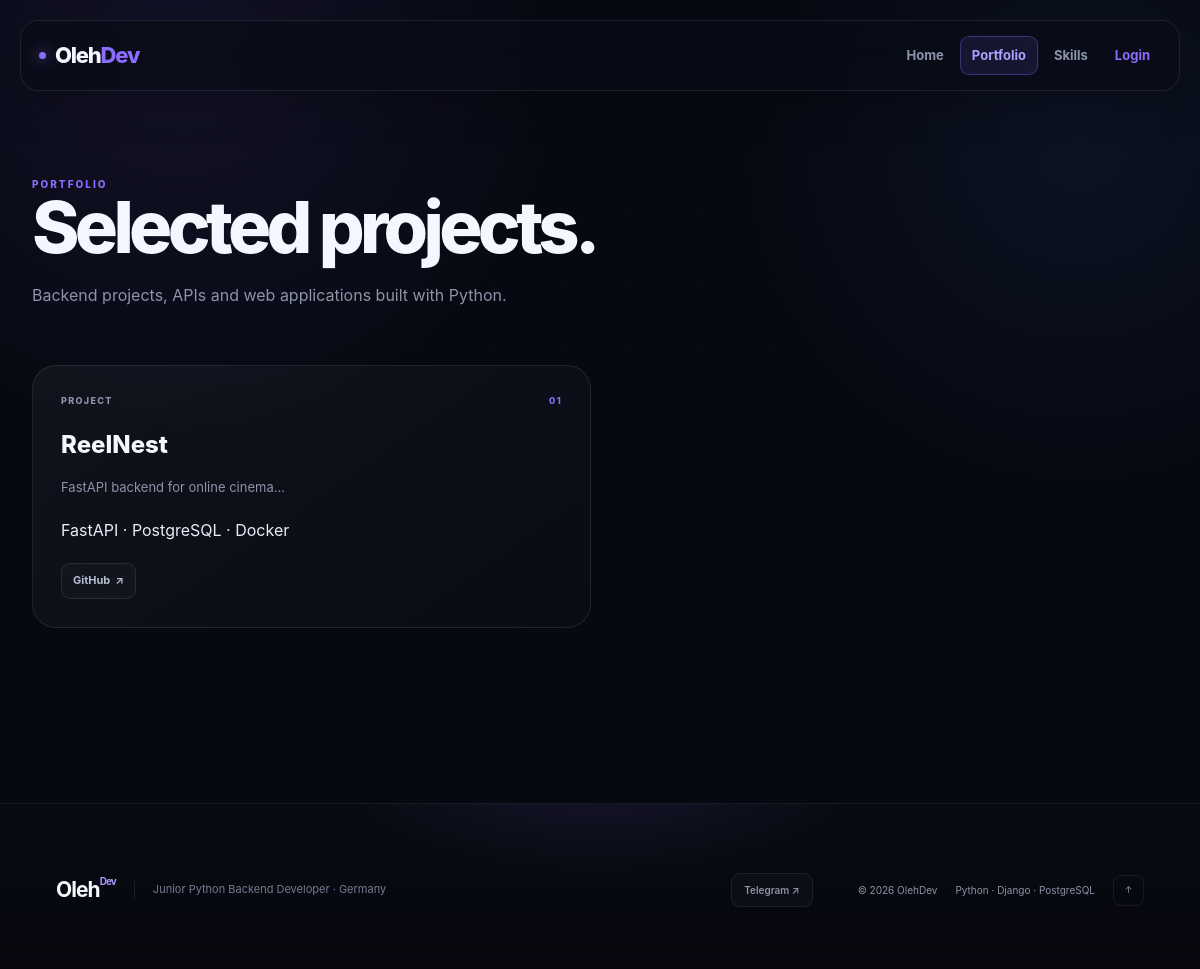
The page /portfolio/ on the database its author committed.
### olehdev/models.py (models this page shows, shortened)
class Project(models.Model):
    title = models.CharField(max_length=150)
    description = models.TextField()
    tech_stack = models.CharField(max_length=300)
    github_url = models.URLField(blank=True)
    live_url = models.URLField(blank=True)
    image = models.ImageField(
        upload_to="projects/",
        blank=True,
        null=True,
    )
    featured = models.BooleanField(default=False)
    created_at = models.DateTimeField(auto_now_add=True)
    class Meta:
        ordering = ["-created_at"]

### olehdev/views.py (the view)
def portfolio(request):
    projects = Project.objects.all()
    return render(
        request,
        "public/portfolio.html",
        {
            "projects": projects,
        },
    )

### templates/public/portfolio.html (shortened to what this page needs)
{% extends "base.html" %}
{% load static %}
{% block styles %}
    <link rel="stylesheet" href="{% static 'css/public.css' %}">
{% endblock %}
{% block content %}
<section class="page-section portfolio-page">
    <div class="section-label">
        PORTFOLIO
    </div>
    <div class="page-heading">
        <h1>
            Selected projects.
        </h1>
        <p>
            Backend projects, APIs and web applications
            built with Python.
        </p>
    </div>
    {% if user.is_authenticated and user.is_staff %}
        <div class="portfolio-grid">
            <a
                href="{% url 'admin_add_project' %}"
                class="project-card project-card-add"
            >
                <div class="project-content">
                    <div class="project-add-icon">
                        +
                    </div>
                    <h2>
                        Add project
                    </h2>
                    <p>
                        Add a new project to your portfolio.
                    </p>
                    <div class="project-tech">
                        GitHub · Deploy · Tech stack
                    </div>
                </div>
            </a>
            {% for project in projects %}
                <article class="project-card">
                    {% if project.image %}
                        <div class="project-image-wrapper">
                            <img
                                src="{{ project.image.url }}"
                                alt="{{ project.title }}"
                                class="project-image"
                            >
                        </div>
                    {% endif %}
                    <div class="project-content">
                        <div class="project-card-top">
                            <span class="project-card-label">
                                PROJECT
                            </span>
                            <span class="project-card-number">
                                {% if forloop.counter < 10 %}
                                    0{{ forloop.counter }}
                                {% else %}
                                    {{ forloop.counter }}
                                {% endif %}
                            </span>
                        </div>
                        <h2>
                            {{ project.title }}
                        </h2>
                        <p>
                            {{ project.description }}
                        </p>
                        <div class="project-tech">
                            {{ project.tech_stack }}
                        </div>
                        {% if project.github_url or project.live_url %}
                            <div class="project-links">
                                {% if project.github_url %}
                                    <a
                                        href="{{ project.github_url }}"
                                        target="_blank"
                                        rel="noopener noreferrer"
                                    >
                                        GitHub
                                        <span>↗</span>
                                    </a>
                                {% endif %}
                                {% if project.live_url %}
                                    <a
                                        href="{{ project.live_url }}"
                                        target="_blank"
                                        rel="noopener noreferrer"
                                    >
                                        Live Demo
                                        <span>↗</span>
                                    </a>
                                {% endif %}
                            </div>
                        {% endif %}
                    </div>
                </article>
            {% endfor %}
        </div>
    {% elif projects %}
        <div class="portfolio-grid">
            {% for project in projects %}
                <article class="project-card">
                    <div class="project-content">
                        <div class="project-card-top">
                            <span class="project-card-label">
                                PROJECT
                            </span>
                            <span class="project-card-number">
                                {% if forloop.counter < 10 %}
                                    0{{ forloop.counter }}
                                {% else %}
                                    {{ forloop.counter }}
                                {% endif %}
                            </span>
                        </div>
                        <h2>
                            {{ project.title }}
                        </h2>
                        <p>
                            {{ project.description }}
                        </p>
                        <div class="project-tech">
                            {{ project.tech_stack }}
                        </div>
                        {% if project.github_url or project.live_url %}
                            <div class="project-links">
                                {% if project.github_url %}
                                    <a
                                        href="{{ project.github_url }}"
                                        target="_blank"
                                        rel="noopener noreferrer"
                                    >
                                        GitHub
                                        <span>↗</span>
                                    </a>
                                {% endif %}
                            </div>
                        {% endif %}
                    </div>
                </article>
            {% endfor %}
        </div>
    {% endif %}
</section>
{% endblock %}

### static/css/public.css (style rules this page uses)
:root { --public-bg: #070912; --public-bg-soft: #0b0e19; --public-surface: #101522; --public-surface-soft: #151b2a; --public-dark: #f4f7ff; --public-text: #e9edf7; --public-muted: #8b94a8; --public-muted-light: #b5bed0; --public-purple: #8b6cff; --public-purple-dark: #6d4ff0; --public-blue: #4f8cff; --public-cyan: #5ed8ff; --public-success: #45d695; --public-danger: #ff6575; --public-yellow: #f5c85b; --public-border: rgba(255, 255, 255, 0.09); --public-border-strong: rgba(255, 255, 255, 0.15); --public-shadow: 0 25px 80px rgba(0, 0, 0, 0.28); --public-shadow-large: 0 40px 120px rgba(0, 0, 0, 0.42); --public-radius-sm: 10px; --public-radius-md: 16px; --public-radius-lg: 24px; --public-radius-xl: 32px; --public-container: 1240px; }
* { box-sizing: border-box; margin: 0; padding: 0; }
html { scroll-behavior: smooth; }
body { min-height: 100vh; display: flex; flex-direction: column; overflow-x: hidden; background: radial-gradient( circle at 15% 5%, rgba(139, 108, 255, 0.09), transparent 28% ), radial-gradient( circle at 90% 15%, rgba(79, 140, 255, 0.07), transparent 25% ), var(--public-bg); color: var(--public-text); font-family: Inter, "DM Sans", Arial, sans-serif; line-height: 1.6; -webkit-font-smoothing: antialiased; text-rendering: optimizeLegibility; }
body::before { content: ""; position: fixed; z-index: -1; inset: 0; pointer-events: none; opacity: 0.3; background-image: linear-gradient( rgba(255, 255, 255, 0.025) 1px, transparent 1px ), linear-gradient( 90deg, rgba(255, 255, 255, 0.025) 1px, transparent 1px ); background-size: 70px 70px; mask-image: linear-gradient(to bottom, black, transparent 85%); }
a { color: inherit; text-decoration: none; }
.section-kicker, .section-label { display: block; color: var(--public-purple); font-size: 10px; font-weight: 850; letter-spacing: 0.2em; text-transform: uppercase; }
.service-tags, .project-tech { display: flex; flex-wrap: wrap; gap: 7px; }
.page-section { width: 100%; max-width: var(--public-container); margin: 0 auto; padding: 85px 32px 115px; }
.page-heading { max-width: 820px; margin-bottom: 55px; }
.page-heading h1 { margin-bottom: 20px; color: var(--public-dark); font-size: clamp(46px, 6vw, 78px); font-weight: 820; line-height: 0.96; letter-spacing: -0.065em; }
.page-heading p { max-width: 680px; color: var(--public-muted); font-size: 16px; line-height: 1.8; }
.portfolio-grid { display: grid; grid-template-columns: repeat(2, minmax(0, 1fr)); gap: 18px; }
.project-card { overflow: hidden; border: 1px solid var(--public-border); border-radius: var(--public-radius-lg); background: linear-gradient( 145deg, rgba(255, 255, 255, 0.045), rgba(255, 255, 255, 0.015) ); transition: 0.3s ease; }
.project-content { padding: 28px; }
.project-card-top { display: flex; justify-content: space-between; margin-bottom: 18px; }
.project-card-label, .project-card-number { color: var(--public-muted); font-size: 9px; font-weight: 850; letter-spacing: 0.15em; }
.project-card-number { color: var(--public-purple); }
.project-content h2 { margin-bottom: 12px; color: var(--public-dark); font-size: 24px; font-weight: 800; }
.project-content p { margin-bottom: 18px; color: var(--public-muted); font-size: 13px; line-height: 1.8; }
.project-content .project-tech { margin-bottom: 20px; padding-top: 0; }
.project-links { display: flex; flex-wrap: wrap; gap: 12px; }
.project-links a { display: inline-flex; align-items: center; gap: 5px; padding: 8px 11px; border: 1px solid var(--public-border); border-radius: 9px; background: rgba(255, 255, 255, 0.025); color: var(--public-muted-light); font-size: 11px; font-weight: 750; transition: 0.2s ease; }

### rows shown on the page
Project: title "ReelNest", description "FastAPI backend for online cinema...", tech_stack "FastAPI · PostgreSQL · Docker"
